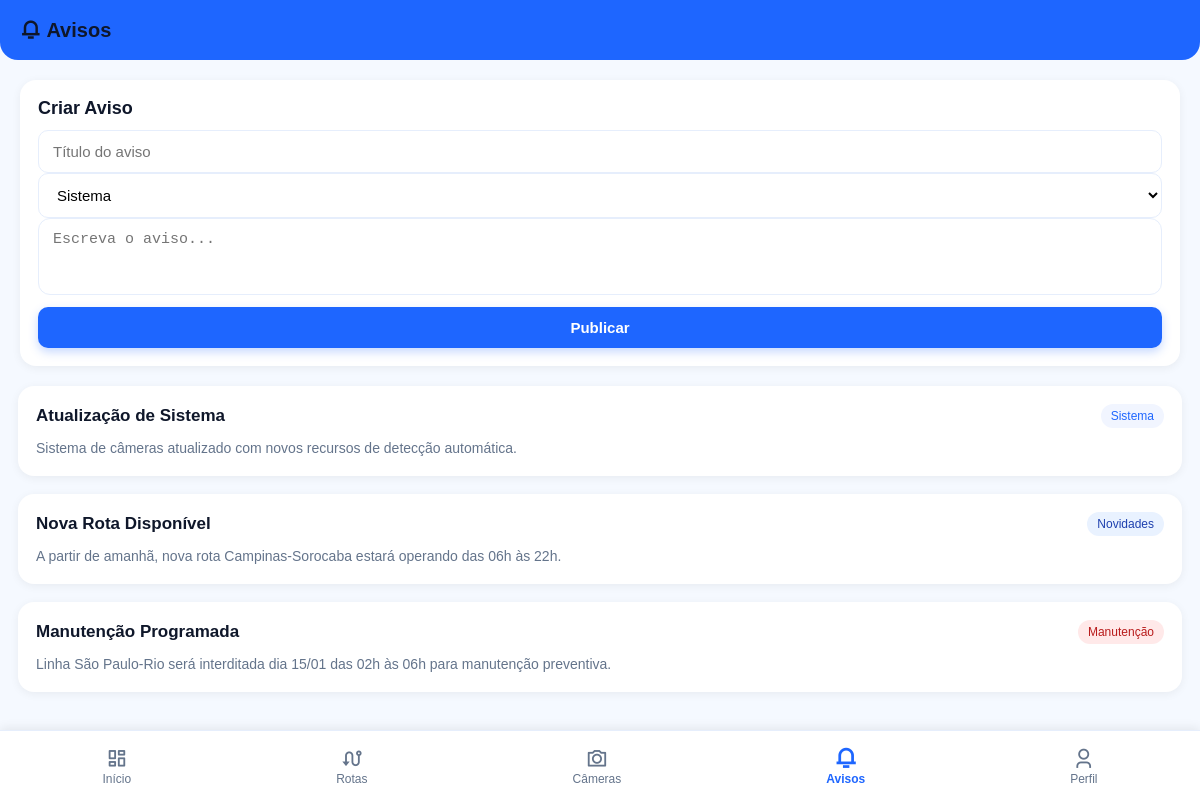
The app's page /avisos.php (signed in) with its own data.
### tables this page shows
CREATE TABLE IF NOT EXISTS notices (
  id INT AUTO_INCREMENT PRIMARY KEY,
  title VARCHAR(200) NOT NULL,
  body TEXT NOT NULL,
  tag ENUM('Manutenção','Novidades','Sistema') DEFAULT 'Sistema',
  created_at TIMESTAMP DEFAULT CURRENT_TIMESTAMP
);

### public/avisos.php (the view, shortened to what this page needs)
<?php
require_once('../assets/config/db.php');
?>
<!DOCTYPE html>
<html lang="pt-BR">
<head>
<link href="../assets/css/styles.css" rel="stylesheet">
<link href="https://cdn.jsdelivr.net/npm/remixicon@4.3.0/fonts/remixicon.css" rel="stylesheet">
</head>
<body>
<div class="top-header">
  <h1><i class="ri-notification-3-line"></i> Avisos</h1>
</div>
<div class="post-box">
  <h2>Criar Aviso</h2>
  <form method="post">
    <input class="input" name="title" placeholder="Título do aviso" required>
    <select class="select" name="tag">
      <option selected>Sistema</option>
    </select>
    <textarea class="textarea" name="body" rows="3" placeholder="Escreva o aviso..." required></textarea>
    <button class="btn" style="margin-top:8px;width:100%;">Publicar</button>
  </form>
</div>
<?php
$res = $mysqli->query("SELECT * FROM notices ORDER BY id DESC");
while ($n = $res->fetch_assoc()) {
  $badge = match ($n['tag']) {
    'Manutenção' => '<span class="badge red">Manutenção</span>',
    'Novidades'  => '<span class="badge blue">Novidades</span>',
    default      => '<span class="badge">Sistema</span>',
  };
  echo "
  <div class='notice-card'>
    <div class='notice-top'>
      <div class='notice-title'>".htmlspecialchars($n['title'])."</div>
      $badge
    </div>
    <div class='notice-body'>".nl2br(htmlspecialchars($n['body']))."</div>
  </div>";
}
?>
<div class="bottom-nav">
  <a href="dashboard.php"><i class="ri-dashboard-line"></i>Início</a>
  <a href="rotas.php"><i class="ri-route-line"></i>Rotas</a>
  <a href="cameras.php"><i class="ri-camera-line"></i>Câmeras</a>
  <a href="avisos.php" class="active"><i class="ri-notification-3-line"></i>Avisos</a>
  <a href="meu_perfil.php"><i class="ri-user-3-line"></i>Perfil</a>
</div>
</body>
</html>

### assets/css/styles.css (style rules this page uses)
:root { --bg: #f5f9ff; --card: #ffffff; --brand: #1e66ff; --brand-light: #5aa1ff; --text: #0f172a; --muted: #64748b; --ring: rgba(30, 102, 255, 0.25); --border: #e6eefc; --radius: 14px; --transition: all 0.25s ease; }
* { box-sizing: border-box; margin: 0; padding: 0; }
html, body { height: 100%; font-family: "Inter", system-ui, -apple-system, "Segoe UI", Roboto, Arial, sans-serif; background: radial-gradient(1200px 600px at 10% 0%, #e8f1ff 0%, transparent 60%), radial-gradient(1200px 600px at 100% 10%, #eef5ff 0%, transparent 60%), var(--bg); color: var(--text); scroll-behavior: smooth; }
h1, h2, h3 { color: var(--text); line-height: 1.2; }
a { color: var(--brand); text-decoration: none; transition: var(--transition); }
.input, .select, .textarea, .btn { width: 100%; border-radius: 10px; padding: 12px 14px; font-size: 15px; transition: var(--transition); }
.input, .select, .textarea { border: 1px solid var(--border); background: #fff; }
.btn { border: none; cursor: pointer; font-weight: 600; background: var(--brand); color: #fff; box-shadow: 0 4px 10px rgba(30, 102, 255, 0.25); }
.badge { display: inline-block; font-size: 12px; padding: 5px 10px; border-radius: 999px; background: #f1f5ff; color: var(--brand); }
.badge.red { background: #ffe9e9; color: #b91c1c; }
.badge.blue { background: #e9f2ff; color: #1e40af; }
.card, .btn, .input { animation: fadeIn 0.3s ease; }
.bottom-nav { position: fixed; bottom: 0; left: 0; right: 0; background: #ffffff; height: 70px; display: flex !important; justify-content: space-around; align-items: center; border-top: 1px solid var(--border); box-shadow: 0 -2px 10px rgba(0,0,0,0.08); z-index: 999999 !important; }
.bottom-nav a { text-decoration: none; text-align: center; color: var(--muted); font-size: 12px; display: flex; flex-direction: column; align-items: center; gap: 2px; transition: var(--transition); }
.bottom-nav i { font-size: 24px; }
.bottom-nav a.active { color: var(--brand); font-weight: 600; }
@media (min-width: 768px) { .bottom-nav { display: none !important; } }

### public/avisos.php (style rules this page uses)
body { padding-bottom: 90px !important; }
body { background: #f5f9ff; padding-bottom: 90px; font-family: 'Poppins', sans-serif; }
.top-header { background: var(--brand); color: #fff; padding: 18px 20px; display: flex; align-items: center; gap: 12px; border-radius: 0 0 18px 18px; }
.top-header h1 { font-size: 20px; font-weight: 700; }
.post-box { margin: 20px; background: #fff; padding: 18px; border-radius: 16px; box-shadow: 0 2px 10px rgba(0,0,0,0.06); }
.post-box h2 { font-size: 18px; font-weight: 600; margin-bottom: 10px; }
.post-box textarea { resize: none; border-radius: 12px; }
.notice-card { margin: 18px; background: #fff; padding: 18px; border-radius: 16px; box-shadow: 0 2px 10px rgba(0,0,0,0.06); }
.notice-top { display: flex; justify-content: space-between; align-items: center; }
.notice-title { font-size: 17px; font-weight: 700; }
.notice-body { margin-top: 10px; font-size: 14px; color: var(--muted); line-height: 1.45; }
.bottom-nav { position: fixed; bottom: 0; left: 0; right: 0; background: #ffffff; height: 70px; display: flex !important; justify-content: space-around; align-items: center; border-top: 1px solid var(--border); box-shadow: 0 -2px 10px rgba(0,0,0,0.08); z-index: 9999; }
.bottom-nav a { text-decoration: none; text-align: center; color: var(--muted); font-size: 12px; display: flex; flex-direction: column; align-items: center; gap: 2px; }
.bottom-nav i { font-size: 22px; display: block; }
.bottom-nav a.active { color: var(--brand); font-weight: 600; }

### records on screen
notices: title "Atualização de Sistema", tag "Sistema", body "Sistema de câmeras atualizado com novos recursos de detecção automática."
notices: title "Nova Rota Disponível", tag "Novidades", body "A partir de amanhã, nova rota Campinas-Sorocaba estará operando das 06h às 22h."
notices: title "Manutenção Programada", tag "Manutenção", body "Linha São Paulo-Rio será interditada dia 15/01 das 02h às 06h para manutenção preventiva."
